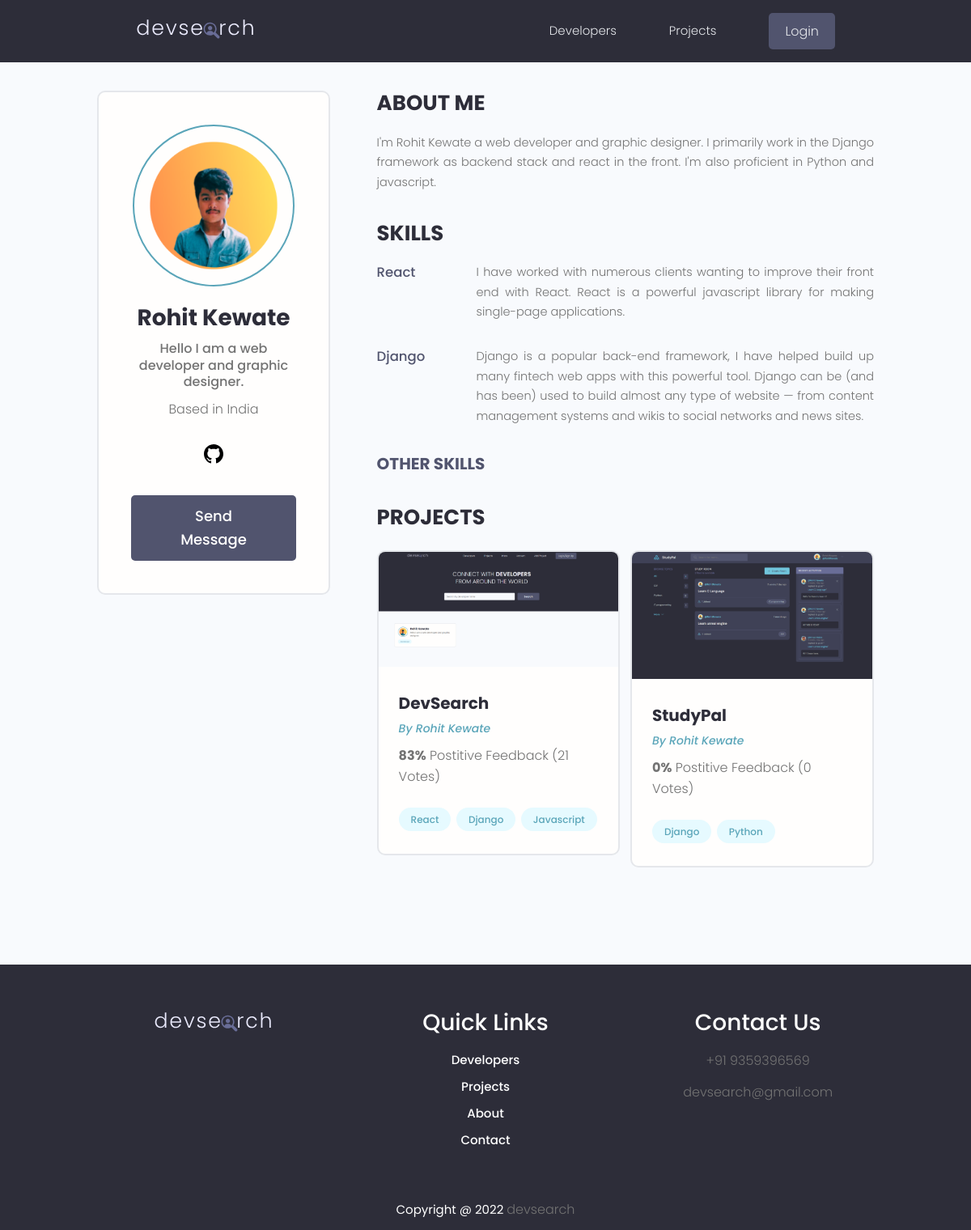
/users/profile/24eb16c5-60ba-44e3-9735-8de669097ca0/, run on the app's committed database.
### users/models.py (models this page shows, shortened)
class profile(models.Model):
    user = models.OneToOneField(
        User,  on_delete=models.CASCADE, null=True, blank=True)
    name = models.CharField(max_length=200, null=True, blank=True)
    email = models.EmailField(max_length=500, null=True, blank=True)
    username = models.CharField(max_length=200, null=True, blank=True)
    location = models.CharField(max_length=200, null=True, blank=True)
    short_intro = models.CharField(max_length=200, null=True, blank=True)
    bio = models.TextField(null=True, blank=True)
    profile_image = models.ImageField(
        null=True, blank=True, upload_to='profiles/', default="profiles/avatar.svg")
    social_github = models.CharField(max_length=200, null=True, blank=True)
    social_twitter = models.CharField(max_length=200, null=True, blank=True)
    social_linkedin = models.CharField(max_length=200, null=True, blank=True)
    social_stackoverflow = models.CharField(
        max_length=200, null=True, blank=True)
    social_website = models.CharField(max_length=200, null=True, blank=True)
    created = models.DateTimeField(auto_now_add=True)
    id = models.UUIDField(default=uuid.uuid4, unique=True,
                          primary_key=True, editable=False)
    class Meta:
        ordering = ['created']
    @property
    def imageURL(self):
        try:
            url = self.profile_image.url
        except:
            url = ''
        return url

class Skill(models.Model):
    owner = models.ForeignKey(
        profile, on_delete=models.CASCADE,  null=True, blank=True)
    name = models.CharField(max_length=200, null=True, blank=True)
    description = models.TextField(null=True, blank=True)
    created = models.DateTimeField(auto_now_add=True)
    id = models.UUIDField(default=uuid.uuid4, unique=True,
                          primary_key=True, editable=False)

### projects/models.py (models this page shows, shortened)
class Project(models.Model):
    owner = models.ForeignKey(
        profile, null=True, blank=True, on_delete=models.CASCADE)
    title = models.CharField(max_length=200)
    description = models.TextField(null=True, blank=True)
    featured_image = models.ImageField(
        null=True, blank=True, default='default.jpg')
    demo_link = models.CharField(max_length=2000, null=True, blank=True)
    source_link = models.CharField(max_length=2000, null=True, blank=True)
    tags = models.ManyToManyField('Tag', blank=True)
    vote_total = models.IntegerField(default=0, null=True, blank=True)
    vote_ratio = models.IntegerField(default=0, null=True, blank=True)
    created = models.DateTimeField(auto_now_add=True)
    id = models.UUIDField(default=uuid.uuid4, unique=True,
                          primary_key=True, editable=False)
    class Meta:
        ordering = ['-vote_ratio', '-vote_total', 'title']
    @property
    def imageURL(self):
        try:
            url = self.featured_image.url
        except:
            url = ''
        return url

class Tag(models.Model):
    name = models.CharField(max_length=200)
    created = models.DateTimeField(auto_now_add=True)
    id = models.UUIDField(default=uuid.uuid4, unique=True,
                          primary_key=True, editable=False)
    def __str__(self):
        return self.name

### users/views.py (the view)
# urls.py: path('profile/<str:pk>/', views.userProfile, name='user-profile-page'),
def userProfile(request, pk):
    userProfile = profile.objects.get(id=pk)
    topSkills = userProfile.skill_set.exclude(description__exact=" ")
    otherSkills = userProfile.skill_set.filter(description="")
    context = {'user': userProfile,
               'topSkills': topSkills, 'otherSkills': otherSkills}
    return render(request, 'users/user_profile.html', context)

### users/templates/users/user_profile.html (shortened to what this page needs)
{% extends 'base.html' %}
{% load static %}
{% block content %}
<main class="profile my-md">
  <div class="container">
    <div class="layout">
      <div class="column column--1of3">
        <div class="card text-center">
          <div class="card__body dev">
            <img
              class="avatar avatar--xl"
              src="{{ user.imageURL }}"
            />
            <h2 class="dev__name">{{ user.name }}</h2>
            <p class="dev__title">
              {{ user.short_intro }}
            </p>
            <p class="dev__location">Based in {{ user.location }}</p>
            <ul class="dev__social">
              {% if user.social_github %}
              <li>
                <a title="Github" href="{{ user.social_github }}" target="_blank">
                </a>
              </li>
              {% endif %}
            </ul>
            <a href="{% url 'send-message-page' user.id %}" class="btn btn--sub btn--lg">Send Message </a>
          </div>
        </div>
      </div>
      <div class="column column--2of3">
        <div class="devInfo">
          <h3 class="devInfo__title">About Me</h3>
          <p class="devInfo__about">
            {{ user.bio}}
        </div>
        <div class="devInfo">
          <h3 class="devInfo__title">Skills</h3>
          <div class="devInfo__skills">
            {% for skill in topSkills %}
            <div class="devSkill">
              <h4 class="devSkill__title">{{ skill.name }}</h4>
              <p class="devSkill__info">
                {{ skill.description }}
              </p>
            </div>
            {% endfor %}
            <h3 class="devInfo__subtitle">Other Skills</h3>
          </div>
        </div>
        <div class="devInfo">
          <h3 class="devInfo__title">Projects</h3>
          <div class="grid grid--two">
            {% for project in user.project_set.all %}
            <div class="column">
              <div class="card project">
                <a href="{% url 'single-project-page' project.id %}" class="project">
                  <img
                    class="project__thumbnail"
                    src="{{ project.imageURL }}"
                    alt="project thumbnail"
                  />
                  <div class="card__body">
                    <h3 class="project__title">{{ project.title }}</h3>
                    <p>
                      <a class="project__author" href="{% url 'user-profile-page' project.owner.id %}"
                        >By {{ project.owner.name }}</a
                      >
                    </p>
                    <p class="project--rating">
                      <span style="font-weight: bold">{{ project.vote_ratio }}%</span> Postitive
                      Feedback ({{ project.vote_total }} Vote{{ project.vote_total|pluralize:"s" }})
                    </p>
                    <div class="project__tags">
                      {% for tag in project.tags.all  %}
                      <span class="tag tag--pill tag--main">
                        <small>{{ tag }}</small>
                      </span>
                      {% endfor %}
                    </div>
                  </div>
                </a>
              </div>
            </div>
            {% endfor %}
          </div>
        </div>
      </div>
    </div>
  </div>
</main>
{% endblock content %}

### static/styles/app.css (style rules this page uses)
:root { --color-sub: #2d2d39; }
.btn--sub { background-color: var(--color-sub-light); }
.card { border: 2px solid var(--color-light); }
img { width: 100%; }
.profile .card>.dev { padding: 4rem; }
.dev__name { color: var(--color-sub); font-size: 2.8rem; font-weight: 700; margin-top: 1rem; margin-bottom: 0.5rem; }
.dev__title { font-size: 1.6rem; font-weight: 500; line-height: 1.3; }
.dev__location { margin-top: 1rem; }
.dev__social { margin: 3rem 0; list-style: none; display: flex; justify-content: center; gap: 1.5rem; }
.devInfo { margin-bottom: 3rem; }
.devInfo__title, .devInfo__subtitle { font-size: 2.6rem; color: var(--color-sub); text-transform: uppercase; font-weight: 700; margin-bottom: 1.5rem; }
.devInfo__subtitle { font-size: 2rem; color: var(--color-sub-light); }
.devInfo__about, .devSkill__info { font-size: 1.45rem; line-height: 1.7; text-align: justify; }
.devSkill { margin-bottom: 3rem; }
.devSkill__title { font-size: 1.65rem; font-weight: 500; color: var(--color-sub-light); }
@media screen and (min-width: 700px) { .devSkill { display: flex; justify-content: space-between; gap: 3rem; } }
@media screen and (min-width: 700px) { .devSkill__info { flex-basis: 80%; } }
.project__author { font-size: 1.4rem; font-style: italic; }
.project--rating { margin-bottom: 1.6em; margin-top: .5em; }
.project__thumbnail { object-fit: cover; object-position: top center; }
.project__title { font-size: 2rem; font-weight: 700; color: var(--color-sub); }

### static/uikit/styles/modules/_variables.css (style rules this page uses)
:root { --color-main: #5aa5b9; --color-main-light: #e6faff; --color-sub: #3f4156; --color-sub-light: #51546e; --color-sub-lighter: #ededfd; --color-text: #737373; --color-gray: #8b8b8b; --color-light: #e5e7eb; --color-light-gray: #767676; --color-bg: #f8fafd; --color-white: #fffefd; --color-white-light: #f3f3f3; --color-success: #359e64; --color-success-bg: #def8e8; --color-error: #fc4b0b; --color-error-bg: #fff2ee; --font-base: 'Poppins', arial, helvetica, 'Segoe UI', roboto, ubuntu, sans-serif; --font-monospace: 'Fira Code', 'Courier New', courier, monospace; --font-regular: 300; --font-medium: 500; --font-bold: 700; --generic-shadow: 1px 1px 5px #00000010; --generic-transition: all 0.3s ease-in-out; }

### static/uikit/styles/modules/_base.css (style rules this page uses)
* { margin: 0; padding: 0; box-sizing: border-box; text-rendering: optimizeLegibility; color: inherit; font-size: inherit; }
html { font-size: 50%; }
@media only screen and (min-width: 480px) { html { font-size: 56.25%; } }
@media only screen and (min-width: 1200px) { html { font-size: 62.5%; } }
body { line-height: 1.6; font-weight: 400; font-size: 1.5rem; color: var(--color-text); background-color: var(--color-bg); min-height: 100vh; }

### static/uikit/styles/modules/_typography.css (style rules this page uses)
* { font-family: var(--font-base); }
h2 { font-size: 3.6rem; font-weight: var(--font-bold); }
h3 { font-size: 3.2rem; font-weight: var(--font-medium); }
h4 { font-size: 2.8rem; font-weight: var(--font-medium); }
p, span, strong { font-size: 1.6rem; color: var(--color-text); font-weight: var(--font-regular); }
a { padding-bottom: 2px; text-decoration: none; display: inline-block; color: var(--color-main); font-weight: var(--font-medium); }

### static/uikit/styles/modules/_utilities.css (style rules this page uses)
.container { width: 92%; max-width: 165rem; margin: 0 auto; box-sizing: border-box; }
@media screen and (min-width: 1000px) { .container { width: 90%; } }
@media screen and (min-width: 1200px) { .container { width: 80%; } }
.text-center { text-align: center; }
.my-md { margin: 3rem auto; }

### static/uikit/styles/modules/_avatar.css (style rules this page uses)
.avatar { border-radius: 50%; border: 2px solid var(--color-main); object-fit: cover; }
.avatar--xl { height: 20rem; width: 20rem; }

### static/uikit/styles/modules/_button.css (style rules this page uses)
.btn { display: inline-block; position: relative; cursor: pointer; background-color: var(--color-light); font-weight: var(--font-medium); color: var(--color-sub); text-decoration: none; padding: 1rem 2rem; border-radius: 0.5rem; border: none; width: -webkit-fit-content; width: -moz-fit-content; width: fit-content; height: -webkit-fit-content; height: -moz-fit-content; height: fit-content; font-size: 1.6rem; outline-width: 0; outline-color: transparent; -webkit-backface-visibility: hidden; backface-visibility: hidden; transition: all 0.3s ease-in-out; }
.btn--sub { background-color: var(--color-sub); color: var(--color-white); }
.btn--lg { font-size: 1.8rem; padding: 1.2rem 4.5rem; }

### static/uikit/styles/modules/_card.css (style rules this page uses)
.card { border-radius: 1rem; background-color: var(--color-white); border: 1.5px solid var(--color-light); width: auto; height: auto; margin-top: 0.5rem; margin-bottom: 0.5rem; overflow: hidden; }
.card__body, .card__header { padding: 2rem 2.5rem; }

### data on the page
profile: imageURL (picture), name "Rohit Kewate", short_intro "Hello I am a web developer and graphic designer.", location "India", bio "I'm Rohit Kewate a web developer and graphic designer. I primarily work in the Django framework as backend stack and react in the front. I'm also proficient in Python and javascript."
Skill: name "React", description "I have worked with numerous clients wanting to improve their front end with React. React is a powerful javascript library for making single-page applications."
Skill: name "Django", description "Django is a popular back-end framework, I have helped build up many fintech web apps with this powerful tool. Django can be (and has been) used to build almost any type of website — from content management systems and wikis to social networks and news sites."
Project: imageURL (picture), title "DevSearch", owner.name "Rohit Kewate", vote_ratio "83", vote_total "21"
Tag: name "React"
Tag: name "Django"
Tag: name "Javascript"
Project: imageURL (picture), title "StudyPal", owner.name "Rohit Kewate", vote_ratio "0", vote_total "0"
Tag: name "Python"
